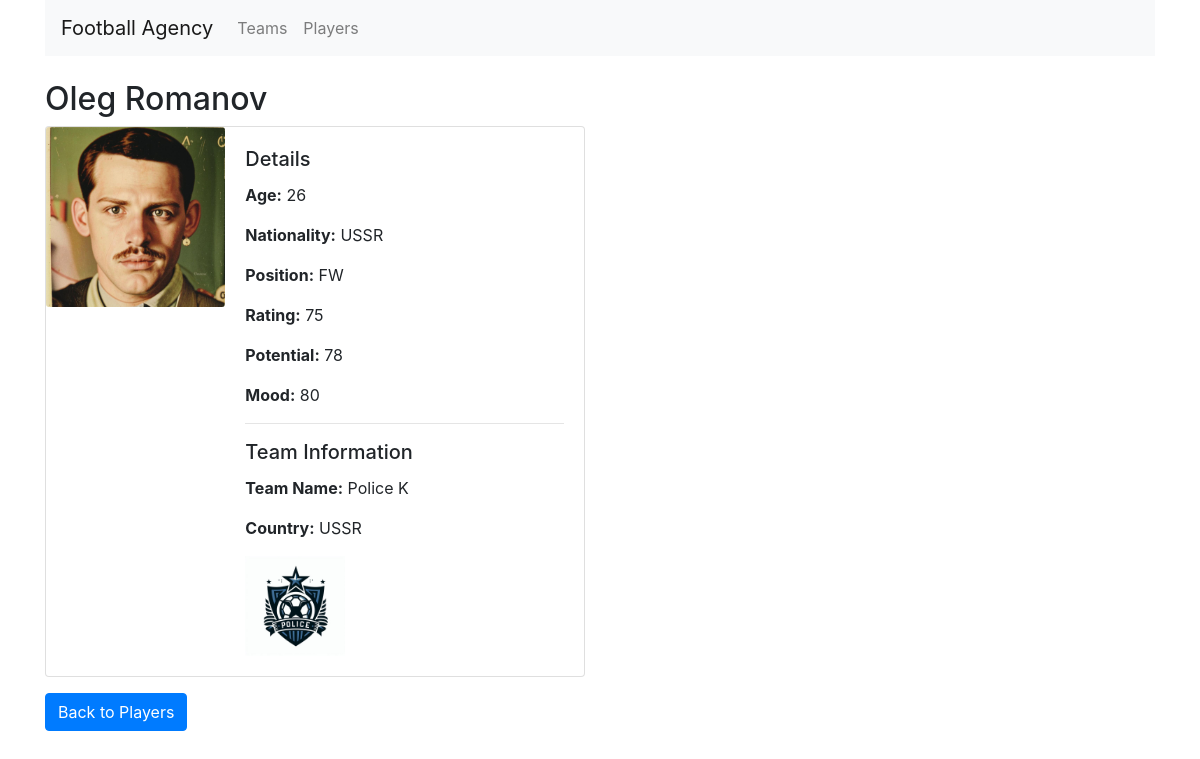
The page /football_agency/players/2/ on the database its author committed.
### football_agency/models.py (models this page shows, shortened)
class Player(models.Model):
    name = models.CharField(max_length=100)
    surname = models.CharField(max_length=100)
    age = models.IntegerField()
    nation = models.CharField(max_length=100)
    position = models.CharField(max_length=50)
    rating = models.IntegerField()
    potential = models.IntegerField()
    mood = models.IntegerField()
    player_image = models.ImageField(upload_to='player_images/', null=True, blank=True)
    id_team = models.ForeignKey(Team, on_delete=models.SET_NULL, null=True, blank=True)

class Team(models.Model):
    team_name = models.CharField(max_length=100)
    country = models.CharField(max_length=100)
    team_image = models.ImageField(upload_to='team_images/', null=True, blank=True)

### football_agency/views.py (the view)
# urls.py: path('players/<int:player_id>/', views.player_detail, name='player_detail'),
def player_detail(request, player_id):
    player = get_object_or_404(Player, id=player_id)
    return render(request, 'football_agency/player_detail.html', {'player': player})

### football_agency/templates/football_agency/player_detail.html
{% extends 'football_agency/base.html' %}
{% block content %}
<h2>{{ player.name }} {{ player.surname }}</h2>
<div class="card mb-3" style="max-width: 540px;">
    <div class="row no-gutters">
        <div class="col-md-4">
            <img src="{{ player.player_image.url }}" class="card-img" alt="{{ player.name }}">
        </div>
        <div class="col-md-8">
            <div class="card-body">
                <h5 class="card-title">Details</h5>
                <p class="card-text"><strong>Age:</strong> {{ player.age }}</p>
                <p class="card-text"><strong>Nationality:</strong> {{ player.nation }}</p>
                <p class="card-text"><strong>Position:</strong> {{ player.position }}</p>
                <p class="card-text"><strong>Rating:</strong> {{ player.rating }}</p>
                <p class="card-text"><strong>Potential:</strong> {{ player.potential }}</p>
                <p class="card-text"><strong>Mood:</strong> {{ player.mood }}</p>
                <hr>
                <h5 class="card-title">Team Information</h5>
                <p class="card-text"><strong>Team Name:</strong> {{ player.id_team.team_name }}</p>
                <p class="card-text"><strong>Country:</strong> {{ player.id_team.country }}</p>
                <p class="card-text"><img src="{{ player.id_team.team_image.url }}" alt="{{ player.id_team.team_name }}" width="100"></p>
            </div>
        </div>
    </div>
</div>
<a href="{% url 'player_list' %}" class="btn btn-primary">Back to Players</a>
{% endblock %}

### rows shown on the page
Player: name "Oleg", surname "Romanov", player_image (picture), age "26", nation "USSR", position "FW", rating "75", potential "78", mood "80", id_team.team_name "Police K", id_team.country "USSR", id_team.team_image (picture)
